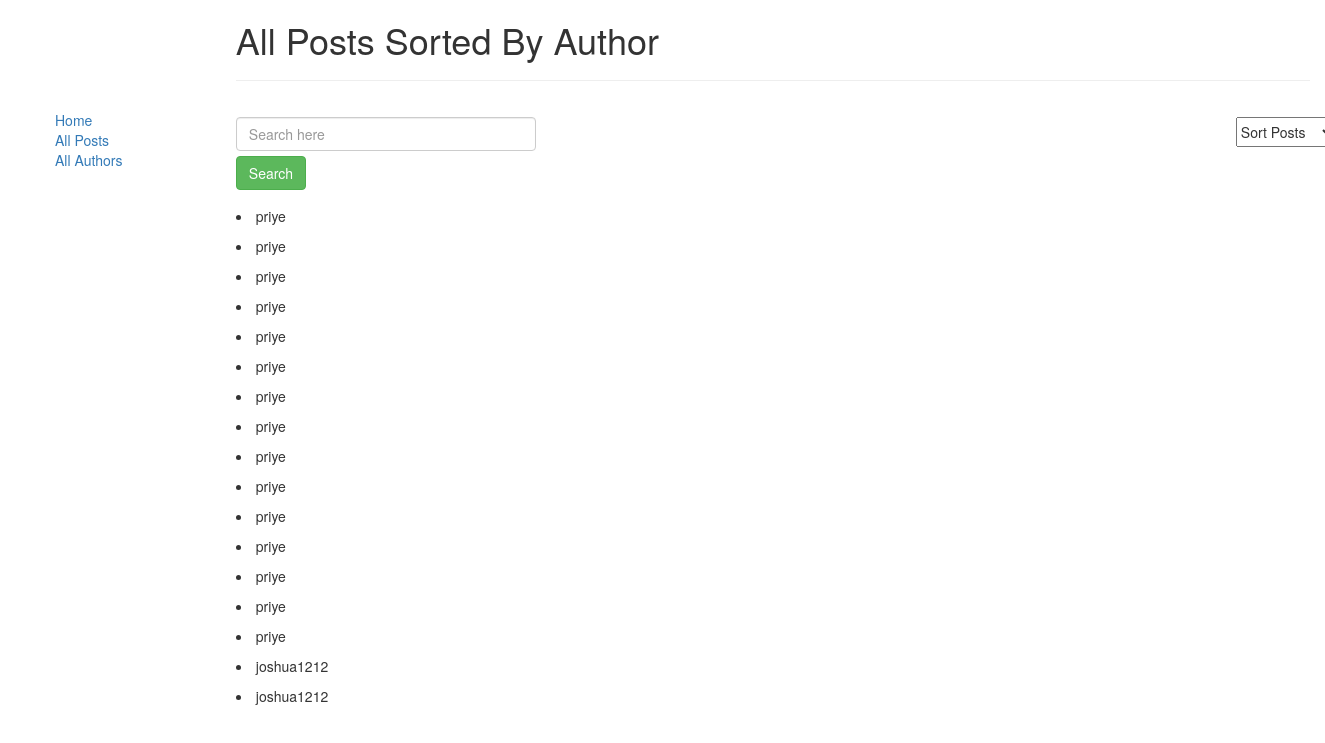
/posts/all-authors/, run on the app's committed database.
### posts/models.py (models this page shows, shortened)
class Post(models.Model):
    title = models.CharField(max_length=200)
    headline = models.CharField(max_length=500, null=False)
    content = models.TextField()
    publisher = models.ForeignKey(
        'auth.User', on_delete=models.DO_NOTHING, default=0)
    is_draft = models.BooleanField(default=True)
    date_published = models.DateTimeField()
    date_created = models.DateTimeField(auto_now_add=True)
    last_updated = models.DateTimeField(auto_now=True)
    picture = models.ImageField(
        upload_to='publisher_image', default="/upload3.jpeg")

### posts/views.py (the view)
# urls.py: path('all-authors/', views.all_authors, name="all-authors"),
def all_authors(request):
    template = "posts/all_authors.html"
    posts = Post.objects.all()
    context = {"posts": posts}
    return render(request, template, context)

### posts/templates/posts/all_authors.html (shortened to what this page needs)
{% extends "./base_generic.html" %}
{% block content %}
    <h1> All Posts Sorted By Author</h1>
    <hr>
    <div id="sidebar">
            <div class="row">
                    <div class="col-md-4">
                            <form id="searchform" action="{% url 'posts:search' %}" method="GET">
                                    <input id="q" type="search" class="form-control" value="{{ request.GET.q }}" placeholder = "Search here" name="q" maxlength="100" style =" margin-bottom:5px;" required />
                                    <button class="btn btn-success" type="submit">Search</button>
                            </form>
                    </div>
                </div>
        <select onchange="location = this.value;">
            <option value="">Sort Posts</option>
        </select>
    </div>
    {% for post in posts %}
        <p id=myP>
            <li>{{ post.publisher }}</li>
        </p>
    {% endfor %}
{% endblock %}

### posts/static/css/styles.css (style rules this page uses)
#searchform { margin-bottom: 6px; width: 300px }
option { color:#337ab7; padding-left: 0px; background-color: white; border:0px; float:right; }
select { float: right; height:30px; margin-left: 700px; width:100px; }
#sidebar { display: inline-flex; }

### data on the page
Post: publisher "priye"
Post: publisher "priye"
Post: publisher "priye"
Post: publisher "priye"
Post: publisher "priye"
Post: publisher "priye"
Post: publisher "priye"
Post: publisher "priye"
Post: publisher "priye"
Post: publisher "priye"
Post: publisher "priye"
Post: publisher "priye"
Post: publisher "priye"
Post: publisher "priye"
Post: publisher "priye"
Post: publisher "joshua1212"
Post: publisher "joshua1212"
